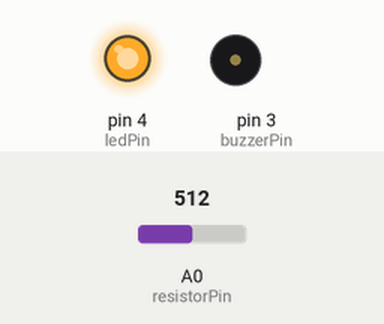
Simulated run of this sketch. Board: Arduino Uno, built with avr-gcc and run on an emulated ATmega328P. Shown: output pins drawn as LEDs (lit = HIGH), buzzer (waves = sounding). Inputs (shaded band) come from the test bench; at power-on: A0 (resistorPin) = 512.

Above: at 0.1 s.
At 5.1 s:
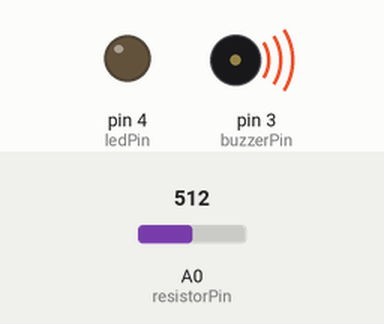
Timing chart, 0 to 6.6 s (numbered marks = the images above):
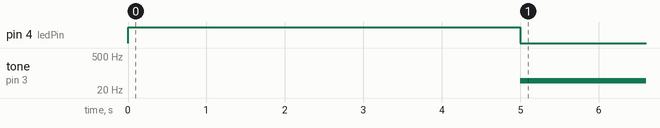

The sketch:

LightTheremin.ino
```cpp
/*
  Arduino Starter Kit example
 Project 6  - Light Theremin

 This sketch is written to accompany Project 6 in the
 Arduino Starter Kit

 Parts required:
 photoresistor
 10 kilohm resistor
 piezo

 Created 13 September 2012
 by Scott Fitzgerald

 http://www.arduino.cc/starterKit

 This example code is part of the public domain
*/

// variable to hold sensor value
int sensorValue;
// variable to calibrate low value
int sensorLow = 1023;
// variable to calibrate high value
int sensorHigh = 0;
// LED pin
const int ledPin = 4;
const int resistorPin = A0;
const int buzzerPin = 3;

void setup() {
  // Make the LED pin an output and turn it on
  pinMode(ledPin, OUTPUT);
  digitalWrite(ledPin, HIGH);

  // calibrate for the first five seconds after program runs
  while (millis() < 5000) {
    // record the maximum sensor value
    sensorValue = analogRead(resistorPin);
    if (sensorValue > sensorHigh) {
      sensorHigh = sensorValue;
    }
    // record the minimum sensor value
    if (sensorValue < sensorLow) {
      sensorLow = sensorValue;
    }
  }
  // turn the LED off, signaling the end of the calibration period
  digitalWrite(ledPin, LOW);
}

void loop() {
  //read the input from resistorPin and store it in a variable
  sensorValue = analogRead(resistorPin);

  // map the sensor values to a wide range of pitches
  int pitch = map(sensorValue, sensorLow, sensorHigh, 50, 4000);

  // play the tone for 20 ms on buzzerPin
  tone(buzzerPin, pitch, 20);

  // wait for a moment
  delay(10);
}
```

Measured:
- by itself, tone on pin 3 (buzzerPin): silent → 49 Hz at 5.0 s
